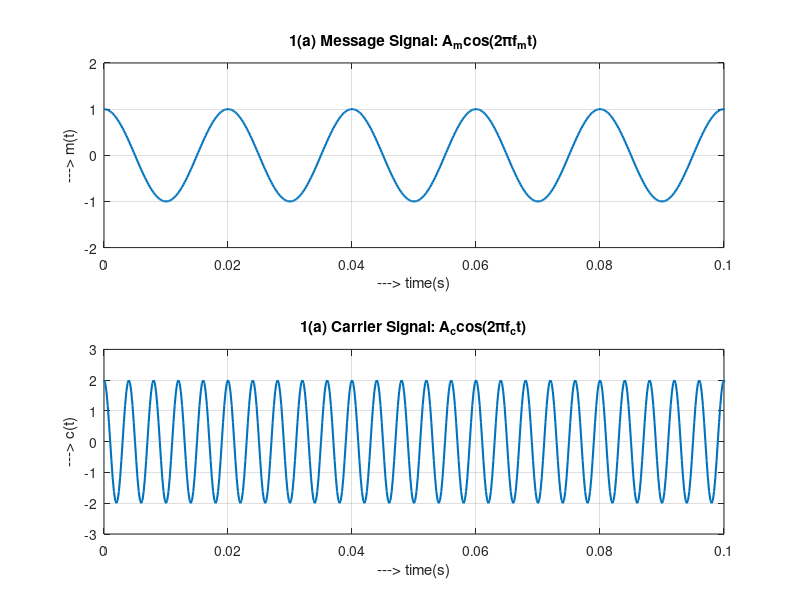

Reproduce this figure in MATLAB.
clear all; close all; clc;

Am = 1;         Ac = 2;     %Parameters
fm = 50;        fc = 250;
fs = 5000;      df = 1;
t = [0:fs-1]*1/fs;          %Time vector

m_t = Am*cos(2*pi*fm*t);
c_t = Ac*cos(2*pi*fc*t);

%<====== 1(a) ======>
subplot(2, 1, 1);           %Plot the message signal
plot(t, m_t, 'LineWidth', 1.5);
xlabel('---> time(s)');    ylabel('---> m(t)');
title('1(a) Message Signal: A_mcos(2\pif_mt)');
xlim([0 0.1]);  ylim([-2 2]);
grid on;

subplot(2, 1, 2);           %Plot the carrier signal
plot(t, c_t, 'LineWidth', 1.5);
xlabel('---> time(s)');    ylabel('---> c(t)');
title('1(a) Carrier Signal: A_ccos(2\pif_ct)');
xlim([0 0.1]);  ylim([-3 3]);
grid on;
